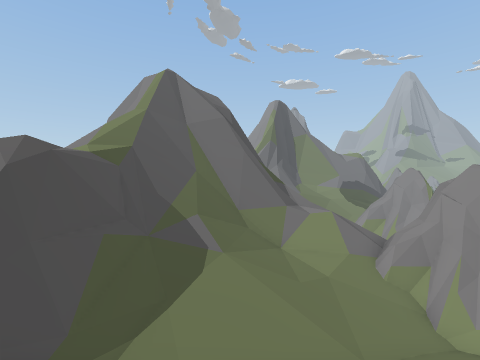
[1] (above)

19 first-person views from a walk through a 3-D level made in the Unity game engine. The camera is 1.3 m above the floor, tilts 2° down and sees 90° across. The floor is counted in squares, 2.4 m on a side. Each view is taken from the middle of a square. On the plan, view 1 faces up. The plan holds only what a view shows up to about 9 squares ahead; the rest is blank. The place goes on beyond the plan. The player is left out.

[2]
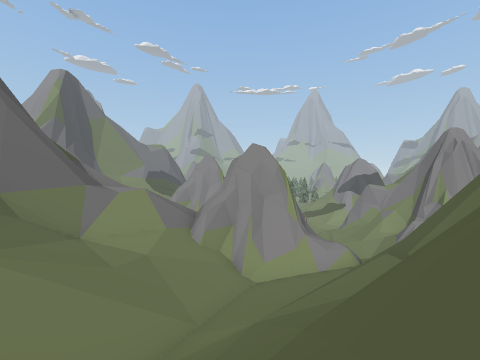

[3]
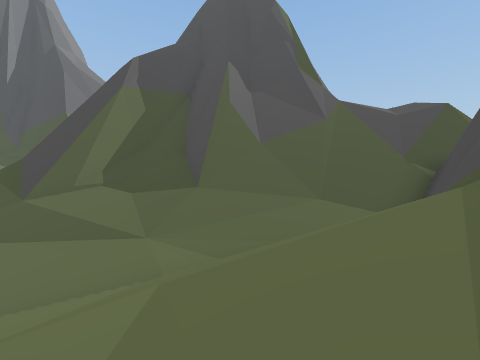

[4]
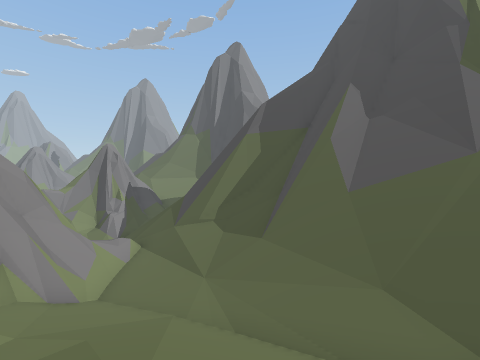

[5]
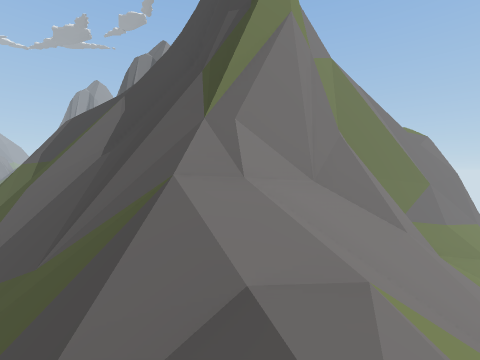

[6]
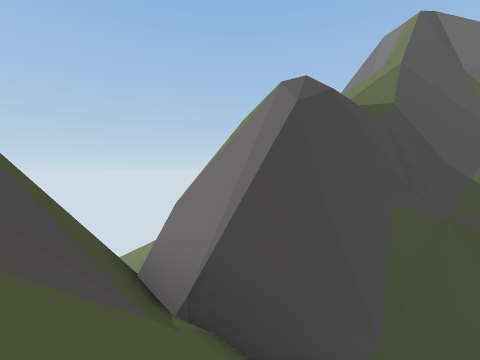

[7]
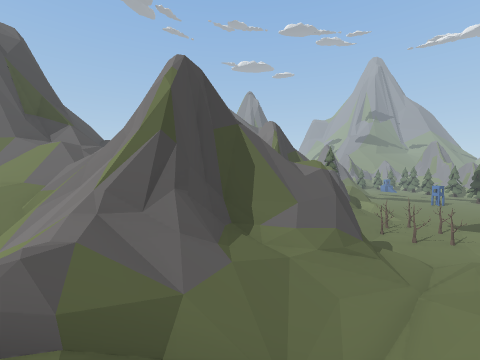

[8]
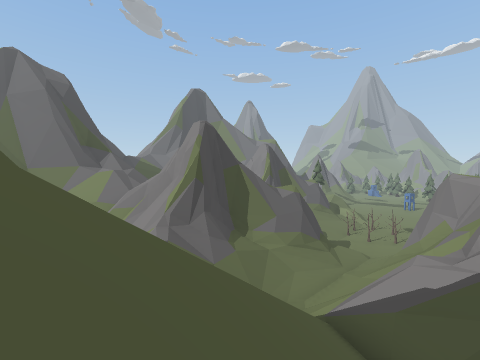

[9]
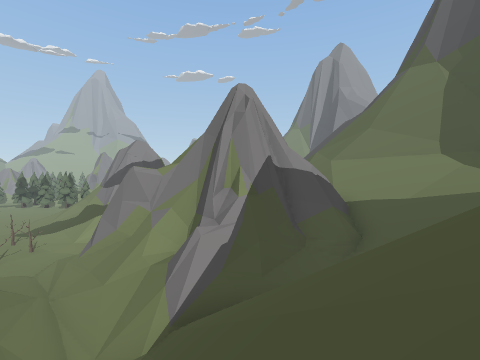

[10]
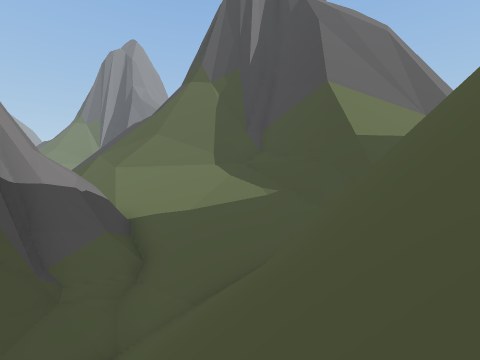

[11]
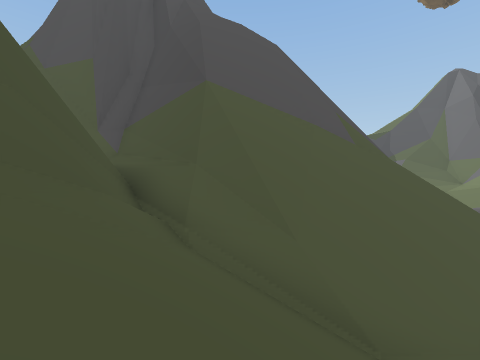

[12]
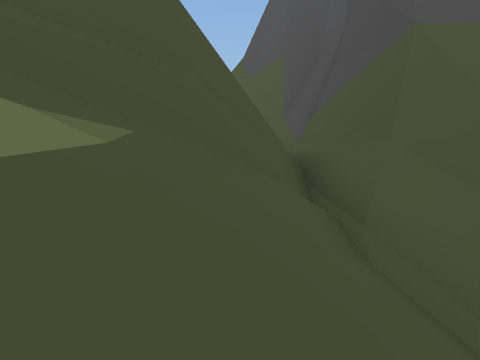

[13]
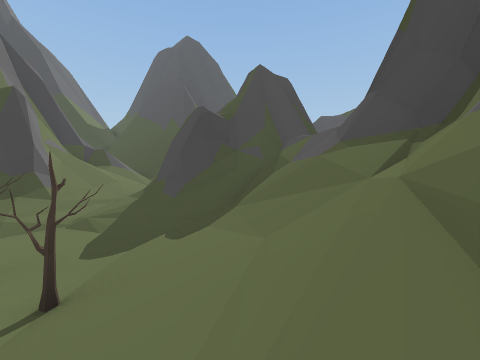

[14]
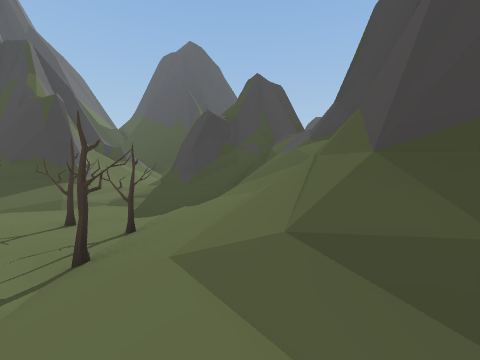

[15]
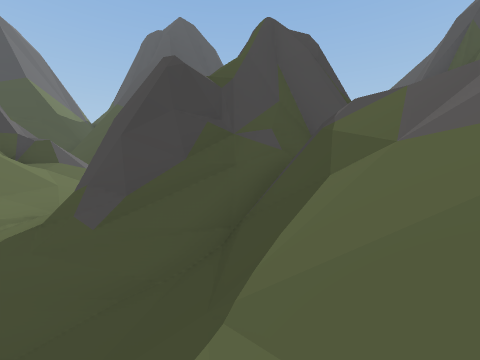

[16]
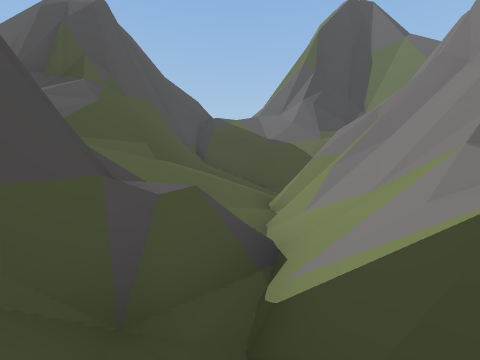

[17]
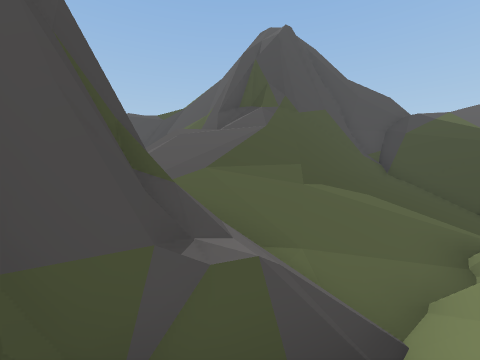

[18]
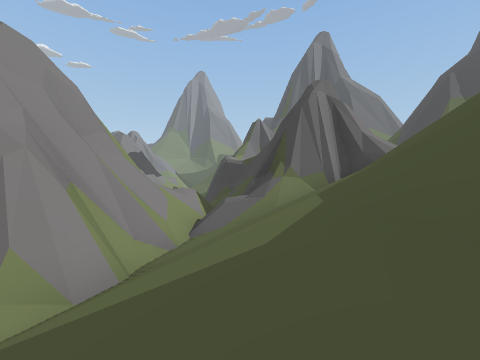

[19]
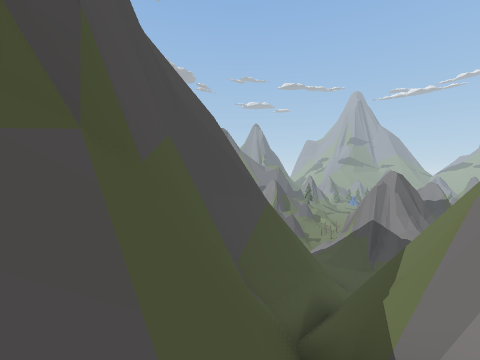

### Floor plan
Key: @ floor where view 1 was taken; # wall or solid block; . main floor; : floor 0.25 m higher than the main floor; + floor 2.75 m higher than the main floor; * floor 3.5 m higher than the main floor; % floor 5.25 m higher than the main floor; & floor 8.25 m higher than the main floor; / step, stairs or slope; = window, fence, low wall or low ledge; ^ raised ledge; v drop or lower ground; T tree; O other object.
Columns run from 6 left of view 1 to 16 right of it. Each row starts with its distance up from view 1.
 15        #/////##^    ^#/
 14        ^/////##^^###=//
 13        ^//////#/##////:
 12        ##////////////T.
 11        #///////=/#//:T.
 10       ###&///###////:TO
  9    #####=///##^^#^#/...
  8    ##=//%//^#    ^#////
  7   ^^////%//##^^^^=/////
  6    ^///////=#^^/////###
  5    ^//////++/#//////###
  4    ^=//*//////=/////#
  3  ###//////////////=##
  2 ###/////=//==/////=#
  1 vv/////##//###////#^^
  0  /////@#######//////#
 -1  ///^=/##    #//////##
 -2  //=#####    ^^##//////
 -3  //##         ^^#//////
 -4  /##           ##//////
 -5  /#            ##==///#
 -6            ^####  #####
 -7            ^#v
 -8             ^v^
 -9  ==#        #v^#
-10  ###        #v=#
-11  ##          /

Positions as (right, up) in squares from view 1, and headings:
1: (0, 0), facing up
2: (0, 1), facing up-right
3: (1, 8), facing down
4: (-2, 7), facing down-right
5: (-5, 0), facing down-right
6: (-2, 1), facing up-left
7: (9, 2), facing up
8: (9, -1), facing up
9: (7, 2), facing right
10: (8, 1), facing down-right
11: (14, -3), facing left
12: (13, -3), facing down-left
13: (15, 14), facing down-left
14: (16, 15), facing down-left
15: (13, 12), facing down-left
16: (10, 10), facing up-left
17: (10, 11), facing left
18: (4, 15), facing down-right
19: (7, -11), facing up
